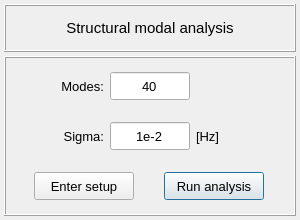
<?xml version="1.0" encoding="UTF-8"?>
<ui version="4.0">
 <class>Dialog</class>
 <widget class="QDialog" name="Dialog">
  <property name="windowModality">
   <enum>Qt::NonModal</enum>
  </property>
  <property name="geometry">
   <rect>
    <x>0</x>
    <y>0</y>
    <width>300</width>
    <height>220</height>
   </rect>
  </property>
  <property name="sizePolicy">
   <sizepolicy hsizetype="Fixed" vsizetype="Fixed">
    <horstretch>0</horstretch>
    <verstretch>0</verstretch>
   </sizepolicy>
  </property>
  <property name="minimumSize">
   <size>
    <width>300</width>
    <height>220</height>
   </size>
  </property>
  <property name="maximumSize">
   <size>
    <width>300</width>
    <height>220</height>
   </size>
  </property>
  <property name="contextMenuPolicy">
   <enum>Qt::DefaultContextMenu</enum>
  </property>
  <property name="windowTitle">
   <string>Modal analysis setup</string>
  </property>
  <property name="windowIcon">
   <iconset>
    <normaloff>../../../../../../Downloads/load - Copia.png</normaloff>../../../../../../Downloads/load - Copia.png</iconset>
  </property>
  <property name="whatsThis">
   <string/>
  </property>
  <layout class="QGridLayout" name="gridLayout">
   <property name="leftMargin">
    <number>4</number>
   </property>
   <property name="topMargin">
    <number>4</number>
   </property>
   <property name="rightMargin">
    <number>4</number>
   </property>
   <property name="bottomMargin">
    <number>4</number>
   </property>
   <property name="spacing">
    <number>4</number>
   </property>
   <item row="0" column="0">
    <widget class="QFrame" name="frame_title">
     <property name="minimumSize">
      <size>
       <width>0</width>
       <height>48</height>
      </size>
     </property>
     <property name="maximumSize">
      <size>
       <width>16777215</width>
       <height>48</height>
      </size>
     </property>
     <property name="font">
      <font>
       <family>Arial</family>
       <pointsize>12</pointsize>
       <weight>75</weight>
       <bold>true</bold>
      </font>
     </property>
     <property name="frameShape">
      <enum>QFrame::Box</enum>
     </property>
     <property name="frameShadow">
      <enum>QFrame::Raised</enum>
     </property>
     <property name="lineWidth">
      <number>1</number>
     </property>
     <layout class="QGridLayout" name="gridLayout_2">
      <property name="leftMargin">
       <number>0</number>
      </property>
      <property name="topMargin">
       <number>0</number>
      </property>
      <property name="rightMargin">
       <number>0</number>
      </property>
      <property name="bottomMargin">
       <number>0</number>
      </property>
      <property name="spacing">
       <number>0</number>
      </property>
      <item row="0" column="0">
       <widget class="QLabel" name="label_title">
        <property name="font">
         <font>
          <family>MS Shell Dlg 2</family>
          <pointsize>11</pointsize>
          <weight>50</weight>
          <italic>false</italic>
          <bold>false</bold>
         </font>
        </property>
        <property name="text">
         <string>Structural modal analysis</string>
        </property>
        <property name="textFormat">
         <enum>Qt::AutoText</enum>
        </property>
        <property name="alignment">
         <set>Qt::AlignCenter</set>
        </property>
       </widget>
      </item>
     </layout>
    </widget>
   </item>
   <item row="1" column="0">
    <widget class="QFrame" name="frame_main">
     <property name="frameShape">
      <enum>QFrame::Box</enum>
     </property>
     <property name="frameShadow">
      <enum>QFrame::Raised</enum>
     </property>
     <layout class="QGridLayout" name="gridLayout_3">
      <property name="leftMargin">
       <number>4</number>
      </property>
      <property name="topMargin">
       <number>4</number>
      </property>
      <property name="rightMargin">
       <number>4</number>
      </property>
      <property name="bottomMargin">
       <number>4</number>
      </property>
      <item row="0" column="0">
       <widget class="QFrame" name="frame_modes">
        <property name="minimumSize">
         <size>
          <width>0</width>
          <height>40</height>
         </size>
        </property>
        <property name="maximumSize">
         <size>
          <width>16777215</width>
          <height>40</height>
         </size>
        </property>
        <property name="frameShape">
         <enum>QFrame::NoFrame</enum>
        </property>
        <property name="frameShadow">
         <enum>QFrame::Raised</enum>
        </property>
        <layout class="QGridLayout" name="gridLayout_12">
         <property name="leftMargin">
          <number>0</number>
         </property>
         <property name="topMargin">
          <number>0</number>
         </property>
         <property name="rightMargin">
          <number>0</number>
         </property>
         <property name="bottomMargin">
          <number>0</number>
         </property>
         <item row="0" column="0">
          <spacer name="horizontalSpacer_3">
           <property name="orientation">
            <enum>Qt::Horizontal</enum>
           </property>
           <property name="sizeHint" stdset="0">
            <size>
             <width>40</width>
             <height>20</height>
            </size>
           </property>
          </spacer>
         </item>
         <item row="0" column="4">
          <spacer name="horizontalSpacer_4">
           <property name="orientation">
            <enum>Qt::Horizontal</enum>
           </property>
           <property name="sizeHint" stdset="0">
            <size>
             <width>40</width>
             <height>20</height>
            </size>
           </property>
          </spacer>
         </item>
         <item row="0" column="1">
          <widget class="QLabel" name="label_modes">
           <property name="minimumSize">
            <size>
             <width>60</width>
             <height>28</height>
            </size>
           </property>
           <property name="maximumSize">
            <size>
             <width>60</width>
             <height>28</height>
            </size>
           </property>
           <property name="font">
            <font>
             <pointsize>10</pointsize>
            </font>
           </property>
           <property name="text">
            <string>Modes:</string>
           </property>
           <property name="alignment">
            <set>Qt::AlignRight|Qt::AlignTrailing|Qt::AlignVCenter</set>
           </property>
          </widget>
         </item>
         <item row="0" column="2">
          <widget class="QLineEdit" name="lineEdit_number_modes">
           <property name="minimumSize">
            <size>
             <width>80</width>
             <height>28</height>
            </size>
           </property>
           <property name="maximumSize">
            <size>
             <width>80</width>
             <height>28</height>
            </size>
           </property>
           <property name="font">
            <font>
             <pointsize>10</pointsize>
            </font>
           </property>
           <property name="toolTip">
            <string>&lt;html&gt;&lt;head/&gt;&lt;body&gt;&lt;p&gt;Number of modes to find in acoustic modal analysis&lt;/p&gt;&lt;/body&gt;&lt;/html&gt;</string>
           </property>
           <property name="styleSheet">
            <string notr="true"/>
           </property>
           <property name="text">
            <string>40</string>
           </property>
           <property name="alignment">
            <set>Qt::AlignCenter</set>
           </property>
          </widget>
         </item>
         <item row="0" column="3">
          <widget class="QLabel" name="label_spacing">
           <property name="minimumSize">
            <size>
             <width>60</width>
             <height>28</height>
            </size>
           </property>
           <property name="maximumSize">
            <size>
             <width>60</width>
             <height>28</height>
            </size>
           </property>
           <property name="font">
            <font>
             <pointsize>10</pointsize>
            </font>
           </property>
           <property name="text">
            <string/>
           </property>
           <property name="alignment">
            <set>Qt::AlignRight|Qt::AlignTrailing|Qt::AlignVCenter</set>
           </property>
          </widget>
         </item>
        </layout>
       </widget>
      </item>
      <item row="1" column="0">
       <widget class="QFrame" name="frame_sigma">
        <property name="minimumSize">
         <size>
          <width>0</width>
          <height>40</height>
         </size>
        </property>
        <property name="maximumSize">
         <size>
          <width>16777215</width>
          <height>40</height>
         </size>
        </property>
        <property name="frameShape">
         <enum>QFrame::NoFrame</enum>
        </property>
        <property name="frameShadow">
         <enum>QFrame::Raised</enum>
        </property>
        <layout class="QGridLayout" name="gridLayout_4">
         <property name="leftMargin">
          <number>0</number>
         </property>
         <property name="topMargin">
          <number>0</number>
         </property>
         <property name="rightMargin">
          <number>0</number>
         </property>
         <property name="bottomMargin">
          <number>0</number>
         </property>
         <item row="0" column="0">
          <spacer name="horizontalSpacer">
           <property name="orientation">
            <enum>Qt::Horizontal</enum>
           </property>
           <property name="sizeHint" stdset="0">
            <size>
             <width>40</width>
             <height>20</height>
            </size>
           </property>
          </spacer>
         </item>
         <item row="0" column="3">
          <widget class="QLabel" name="label_sigma_unit">
           <property name="minimumSize">
            <size>
             <width>60</width>
             <height>28</height>
            </size>
           </property>
           <property name="maximumSize">
            <size>
             <width>60</width>
             <height>28</height>
            </size>
           </property>
           <property name="font">
            <font>
             <pointsize>10</pointsize>
            </font>
           </property>
           <property name="text">
            <string>[Hz]</string>
           </property>
           <property name="alignment">
            <set>Qt::AlignLeading|Qt::AlignLeft|Qt::AlignVCenter</set>
           </property>
          </widget>
         </item>
         <item row="0" column="1">
          <widget class="QLabel" name="label_sigma">
           <property name="minimumSize">
            <size>
             <width>60</width>
             <height>28</height>
            </size>
           </property>
           <property name="maximumSize">
            <size>
             <width>60</width>
             <height>28</height>
            </size>
           </property>
           <property name="font">
            <font>
             <pointsize>10</pointsize>
            </font>
           </property>
           <property name="text">
            <string>Sigma:</string>
           </property>
           <property name="alignment">
            <set>Qt::AlignRight|Qt::AlignTrailing|Qt::AlignVCenter</set>
           </property>
          </widget>
         </item>
         <item row="0" column="2">
          <widget class="QLineEdit" name="lineEdit_sigma_factor">
           <property name="minimumSize">
            <size>
             <width>80</width>
             <height>28</height>
            </size>
           </property>
           <property name="maximumSize">
            <size>
             <width>80</width>
             <height>28</height>
            </size>
           </property>
           <property name="font">
            <font>
             <pointsize>10</pointsize>
            </font>
           </property>
           <property name="toolTip">
            <string>&lt;html&gt;&lt;head/&gt;&lt;body&gt;&lt;p&gt;This parameter allows to find eigenvalues near 'Sigma' value using shift-invert mode.&lt;/p&gt;&lt;p&gt;&amp;gt; See scipy.sparse.linalg.eigs for more details.&lt;/p&gt;&lt;/body&gt;&lt;/html&gt;</string>
           </property>
           <property name="styleSheet">
            <string notr="true"/>
           </property>
           <property name="text">
            <string>1e-2</string>
           </property>
           <property name="alignment">
            <set>Qt::AlignCenter</set>
           </property>
          </widget>
         </item>
         <item row="0" column="4">
          <spacer name="horizontalSpacer_2">
           <property name="orientation">
            <enum>Qt::Horizontal</enum>
           </property>
           <property name="sizeHint" stdset="0">
            <size>
             <width>40</width>
             <height>20</height>
            </size>
           </property>
          </spacer>
         </item>
        </layout>
       </widget>
      </item>
      <item row="2" column="0">
       <widget class="QFrame" name="frame_button">
        <property name="minimumSize">
         <size>
          <width>0</width>
          <height>40</height>
         </size>
        </property>
        <property name="maximumSize">
         <size>
          <width>16777215</width>
          <height>40</height>
         </size>
        </property>
        <property name="frameShape">
         <enum>QFrame::NoFrame</enum>
        </property>
        <property name="frameShadow">
         <enum>QFrame::Raised</enum>
        </property>
        <layout class="QGridLayout" name="gridLayout_11">
         <property name="leftMargin">
          <number>0</number>
         </property>
         <property name="topMargin">
          <number>0</number>
         </property>
         <property name="rightMargin">
          <number>0</number>
         </property>
         <property name="bottomMargin">
          <number>0</number>
         </property>
         <item row="0" column="1">
          <widget class="QPushButton" name="pushButton_run_analysis">
           <property name="minimumSize">
            <size>
             <width>100</width>
             <height>28</height>
            </size>
           </property>
           <property name="maximumSize">
            <size>
             <width>100</width>
             <height>28</height>
            </size>
           </property>
           <property name="font">
            <font>
             <pointsize>10</pointsize>
            </font>
           </property>
           <property name="styleSheet">
            <string notr="true"/>
           </property>
           <property name="text">
            <string>Run analysis</string>
           </property>
          </widget>
         </item>
         <item row="0" column="0">
          <widget class="QPushButton" name="pushButton_enter_setup">
           <property name="minimumSize">
            <size>
             <width>100</width>
             <height>28</height>
            </size>
           </property>
           <property name="maximumSize">
            <size>
             <width>100</width>
             <height>28</height>
            </size>
           </property>
           <property name="font">
            <font>
             <family>MS Shell Dlg 2</family>
             <pointsize>10</pointsize>
             <weight>50</weight>
             <italic>false</italic>
             <bold>false</bold>
            </font>
           </property>
           <property name="styleSheet">
            <string notr="true"/>
           </property>
           <property name="text">
            <string>Enter setup</string>
           </property>
          </widget>
         </item>
        </layout>
       </widget>
      </item>
     </layout>
    </widget>
   </item>
  </layout>
 </widget>
 <resources/>
 <connections/>
</ui>
